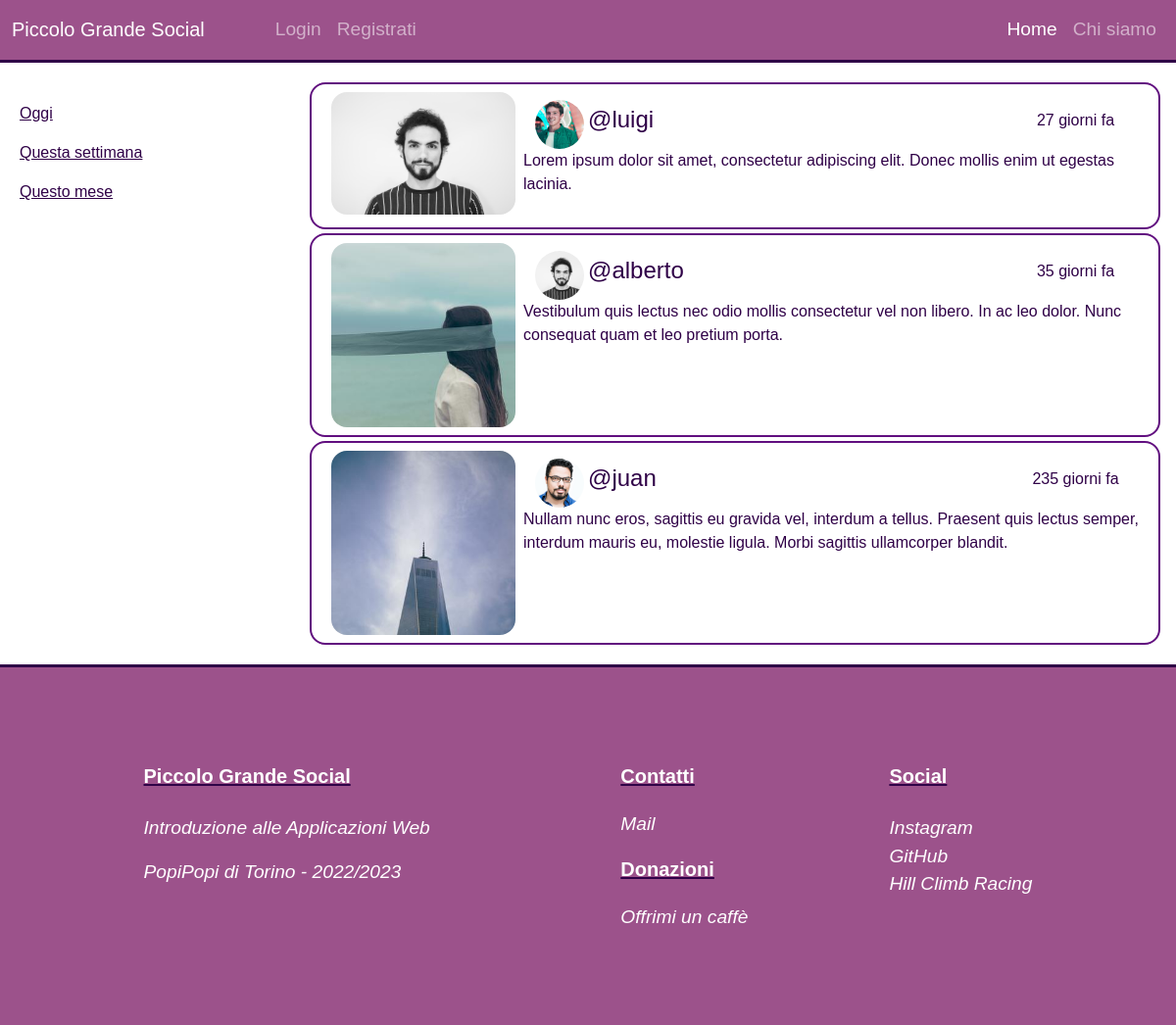
Before: / with the older database file.
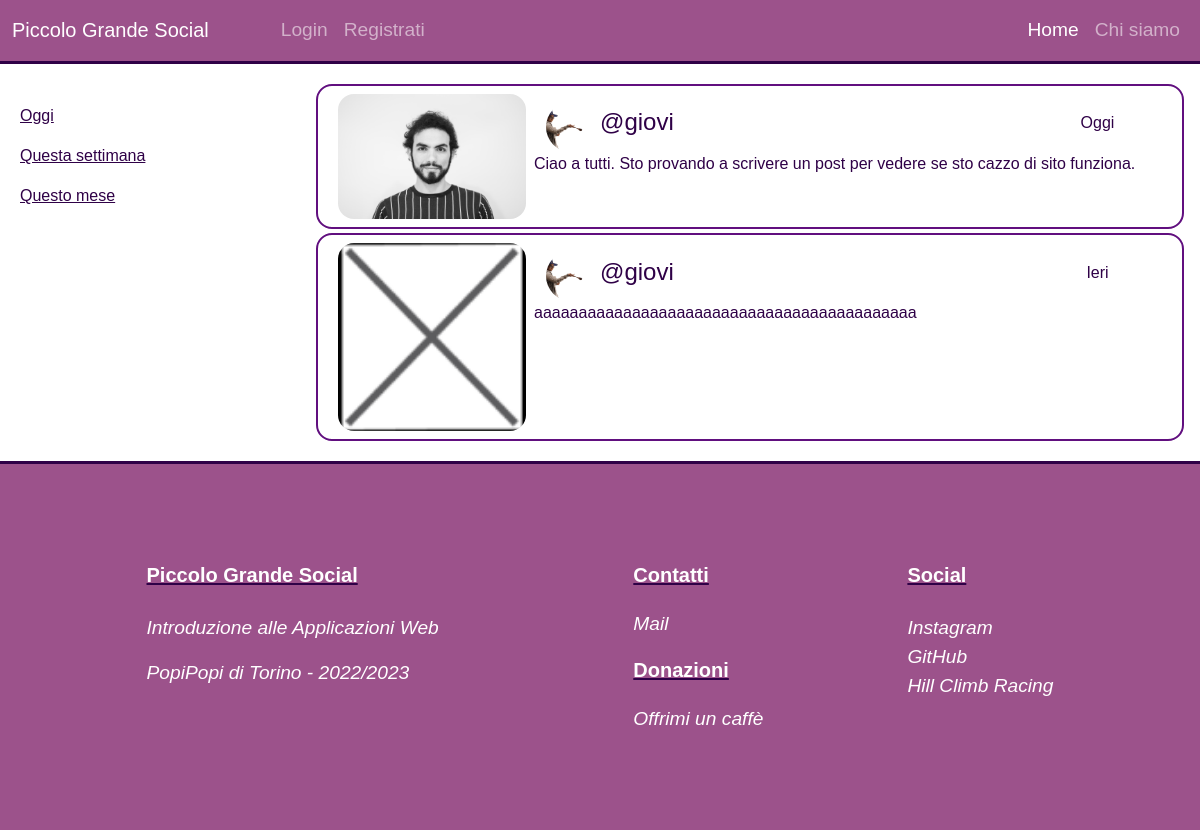
After: the same page with the newer database file.
### tables this page shows
CREATE TABLE "post" (
	"id"	INTEGER,
	"data_pubblicazione"	TEXT NOT NULL,
	"testo"	TEXT NOT NULL,
	"immagine_post"	TEXT NOT NULL,
	"id_utente"	INTEGER NOT NULL,
	PRIMARY KEY("id" AUTOINCREMENT),
	FOREIGN KEY("id_utente") REFERENCES "utenti"("id")
);

CREATE TABLE "utenti" (
	"id"	INTEGER,
	"nickname"	TEXT NOT NULL UNIQUE,
	"password"	TEXT NOT NULL,
	"immagine_profilo"	TEXT NOT NULL,
	PRIMARY KEY("id" AUTOINCREMENT)
);

### app.py (the view)
@app.route('/')
def homepage():
    posts = db_dao.get_all_posts()
    for post in posts:
        post['data_pubblicazione'] = get_giorni_mancanti(post['data_pubblicazione'])
    return render_template('homepage.html', posts=posts)

### app.py (called while the page is built)
def get_giorni_mancanti(data):
    giorni = (datetime.now() - datetime.strptime(data, '%Y-%m-%d')).days
    if giorni == 0:
        return 'Oggi'
    elif giorni == 1:
        return 'Ieri'
    else:
        return f'{giorni} giorni fa'

### database_dao.py (called while the page is built)
def get_all_posts():
    connection = sqlite3.connect('databases/social.database.db')
    connection.row_factory = sqlite3.Row
    cursor = connection.cursor()
    query = '''SELECT u.nickname, p.id, p.immagine_post, u.immagine_profilo, p.data_pubblicazione, p.testo
            FROM utenti u, post p
            WHERE u.id = p.id_utente
            ORDER BY p.data_pubblicazione DESC'''
    cursor.execute(query)
    cur = cursor.fetchall()
    posts = [dict(row) for row in cur] # Copio in un dizionario, per poter cambiare i valori in seguito
    cursor.close()
    connection.close()
    return posts

### templates/homepage.html (shortened to what this page needs)
{% extends "base.html" %} {% block titolo %}Homepage{% endblock %}
{% block css %}
<link href="{{ url_for('static', filename='homepage.style.css') }}" rel="stylesheet" type="text/css" />
{% endblock %}
{% block autenticazione %}
{% if current_user.is_authenticated %}
<div class="navbar-nav ps-4 d-flex align-items-center">
    <p class="nav-item ps-4 pe-4 m-0 fst-italic text-white">Benvenuto {{ current_user.nickname }}!</p>
    <a class="nav-link nav-item ps-4 pe-4" href="{{ url_for('user_logout') }}" title="Logout">Logout</a>
</div>
{% else %}
<div class="navbar-nav">
    <a class="nav-link nav-item ms-5 p-2" data-bs-toggle="modal" data-bs-target="#Login" title="Login">Login</a>
    <a class="nav-link nav-item p-2" href="{{ url_for('signup') }}" title="Registrati">Registrati</a>
</div>
{% endif %}
{% endblock %}
{% block home_active %}active" aria-current="page" href="#{% endblock %}
{% block presentazione_active %}" href="{{ url_for('presentazione') }} {%
endblock %}
{% block contenuto %}
<div id="contenuto" class="row mt-3 mb-3">
    <div class="col-lg-3">
        <aside>
            <div class="d-flex flex-lg-column flex-sm-row justify-content-between">
                <a class="p-2 mt-lg-3 text-lg-start" href="oggi.html" title="I post di oggi">Oggi</a>
                <a class="p-2 text-lg-start" href="settimana.html" title="I post della settimana">Questa
                    settimana</a>
                <a class="p-2 text-lg-start" href="mese.html" title="I post del mese">Questo mese</a>
            </div>
        </aside>
    </div>
    <div class="col-lg-9">
        <main>
            {% for post in posts %}
            <article
                class="row p-2 m-1 post-bordo rounded-4 {% if session.login and (session.user == post.nickname) %}bg-login{% endif %}">
                <aside class="col-lg-3 col-md-6">
                    <a href="{{ url_for('post', id=post.id) }}">
                        <img class="rounded-4 w-100" src="{{ url_for('static', filename=post.immagine_post) }}" />
                    </a>
                </aside>
                <div class="col-lg-9 col-md-6 p-2">
                    <div class="row d-flex align-items-center">
                        <div class="col-9 d-flex align-items-center">
                            <div class="foto-profilo rounded-circle me-1">
                                <img class="foto-profilo" src=" {{ url_for('static',
                                    filename=post.immagine_profilo) }}" alt="Foto profilo" />
                            </div>
                            <h2 class="fs-4">@{{ post.nickname }}</h2>
                        </div>
                        <h3 class="col-3 fs-6 text-center">{{ post.data_pubblicazione }}
                        </h3>
                    </div>
                    <p class="row fs-6">{{ post.testo }}</p>
                </div>
            </article>
            {% endfor %}
        </main>
    </div>
</div>
{% endblock %}

### templates/base.html (shortened to what this page needs)
<!DOCTYPE html>
<html lang="it">
    <head>
        {% block css %}{% endblock %}
        <link href="https://cdn.jsdelivr.net/npm/bootstrap@5.2.2/dist/css/bootstrap.min.css" rel="stylesheet"
>
    </head>
    <body>
        <header class="navbar navbar-expand-lg navbar-dark">
            <div class="container-fluid">
                <a class="navbar-brand" href="{{ url_for('homepage') }}"> Piccolo Grande Social </a>
                {% block autenticazione %}{% endblock %}
                <div class="collapse navbar-collapse justify-content-end" id="navbarNavAltMarkup">
                    <div class="navbar-nav">
                        <a class="nav-link {% block home_active %}{% endblock %}" title="Homepage"> Home </a>
                        <a class="nav-link {% block presentazione_active %}{% endblock %}" title="Presentazione"> Chi
                            siamo
                        </a>
                    </div>
                </div>
            </div>
        </header>
        {% block contenuto %}
        {% endblock %}
        <footer
            class="d-flex flex-column flex-lg-row align-items-lg-start align-items-center justify-content-evenly pt-5 pb-5">
            <div class="d-flex flex-column p-lg-5 p-md-2 p-5 mb-lg-0 mb-5">
                <div class="titolo mb-2">
                    <p>Piccolo Grande Social</p>
                </div>
                <div class="contenuto">
                    <p>Introduzione alle Applicazioni Web</p>
                    <p>PopiPopi di Torino - 2022/2023</p>
                </div>
            </div>
            <div id="coppia" class="d-flex">
                <div class="d-flex flex-column p-lg-5 p-md-2 p-sm-5 p-4 me-4">
                    <div class="titolo mb-1">
                        <p>Contatti</p>
                    </div>
                    <a class="link-footer" href="mailto:tarantino.giovanbattista01@gmail.com" title="Mail"
                        target="_blank">
                        Mail</a>
                    <div class="titolo mb-1 mt-3">
                        <p>Donazioni</p>
                    </div>
                    <a class="link-footer" href="https://www.paypal.me/ciovii" title="Profilo Paypal" target="_blank">
                        Offrimi un caffè</a>
                </div>
                <div class="d-flex flex-column p-lg-5 p-md-2 p-4 ms-4">
                    <div class="titolo mb-2">
                        <p>Social</p>
                    </div>
                    <div class="contenuto d-flex flex-column">
                        <a class="link-footer" href="https://www.instagram.com/ciovii_/" title="Profilo Instagram"
                            target="_blank">
                            Instagram </a>
                        <a class="link-footer" href="https://github.com/Ciovino" title="Profilo GitHub" target="_blank">
                            GitHub
                        </a>
                        <a class="link-footer" href="https://playhcr.com/invite?id=4la9vO"
                            title="Diventa amico su Hill Climb Racing 2" target="_blank"> Hill Climb Racing </a>
                    </div>
                </div>
            </div>
        </footer>
    </body>
</html>

### static/homepage.style.css (style rules this page uses)
* { font-family: "Trebuchet MS", "Lucida Sans Unicode", "Lucida Grande", "Lucida Sans", Arial, sans-serif; }
body { color: #2f0147 !important; }
header, footer { font-size: larger; }
div#contenuto { margin: 0; }
div#contenuto a { color: #2f0147 !important; flex-basis: 100%; text-align: center; }
header.navbar { background-color: #9c528b; border-bottom: 3px solid #2f0147; }
article.post-bordo { border: 2px solid #610f7f !important; }
.foto-profilo { width: 50px; height: 50px; overflow: hidden; }
img.foto-profilo { width: auto; height: 100%; margin-left: -10px; }
footer { color: white; font-style: italic; background-color: #9c528b; border-top: 3px solid #2f0147; }
div.titolo > p { font-style: normal; font-size: 20px; font-weight: bold; text-decoration: underline #2f0147; }
.link-footer { text-decoration: none; color: white; }

Changed rows visible on the page:
removed post: immagine_post (picture), immagine_profilo (picture), nickname "luigi", data_pubblicazione "27 giorni fa", testo "Lorem ipsum dolor sit amet, consectetur adipiscing elit. Donec mollis enim ut egestas lacinia."
removed post: immagine_post (picture), immagine_profilo (picture), nickname "alberto", data_pubblicazione "35 giorni fa", testo "Vestibulum quis lectus nec odio mollis consectetur vel non libero. In ac leo dolor. Nunc consequat quam et leo pretium porta."
removed post: immagine_post (picture), immagine_profilo (picture), nickname "juan", data_pubblicazione "235 giorni fa", testo "Nullam nunc eros, sagittis eu gravida vel, interdum a tellus. Praesent quis lectus semper, interdum mauris eu, molestie ligula. Morbi sagittis ullamcorper blandit."
added post: immagine_post (picture), immagine_profilo (picture), nickname "giovi", data_pubblicazione "Oggi", testo "Ciao a tutti. Sto provando a scrivere un post per vedere se sto cazzo di sito funziona."
added post: immagine_post (placeholder picture), immagine_profilo (picture), nickname "giovi", data_pubblicazione "Ieri", testo "aaaaaaaaaaaaaaaaaaaaaaaaaaaaaaaaaaaaaaaaaaa"
